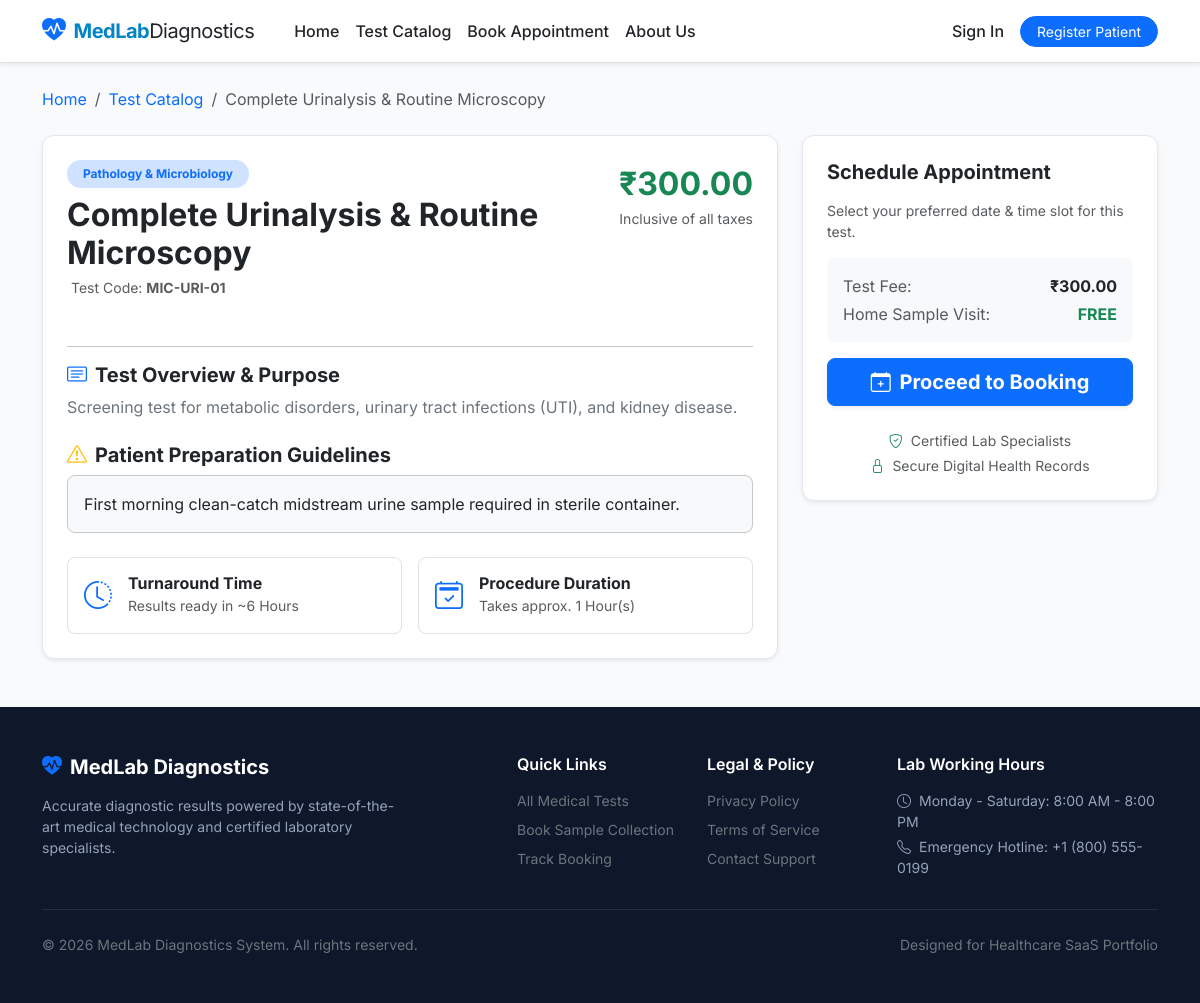
The app's page /test/14/ with its own data.
### booking/models.py (models this page shows, shortened)
class Test(models.Model):
    category = models.ForeignKey(
        Category,
        on_delete=models.SET_NULL,
        null=True,
        blank=True,
        related_name='tests',
        help_text='Category of the test'
    )
    test_name = models.CharField(
        max_length=100,
        unique=True,
        help_text='Name of the medical test'
    )
    code = models.CharField(
        max_length=20,
        unique=True,
        null=True,
        blank=True,
        help_text='Unique test code (e.g. CBC-01)'
    )
    description = models.TextField(help_text='Detailed description of the test and what it diagnoses')
    preparation_instructions = models.TextField(
        blank=True,
        default='No special fasting required unless instructed by your physician.',
        help_text='Patient preparation guidelines (e.g. Fasting 8-10 hours)'
    )
    price = models.DecimalField(
        max_digits=10,
        decimal_places=2,
        validators=[MinValueValidator(0.01)],
        help_text='Price of the test'
    )
    turnaround_time = models.CharField(
        max_length=50,
        default='24 Hours',
        help_text='Estimated time to deliver results (e.g. 12 Hours, 2 Days)'
    )
    duration_hours = models.IntegerField(
        default=1,
        validators=[MinValueValidator(1), MaxValueValidator(24)],
        help_text='Expected duration of the sample collection procedure in hours'
    )
    is_active = models.BooleanField(
        default=True,
        help_text='Whether this test is currently available for booking'
    )
    created_at = models.DateTimeField(auto_now_add=True)
    updated_at = models.DateTimeField(auto_now=True)
    class Meta:
        ordering = ['test_name']
        verbose_name = 'Medical Test'
        verbose_name_plural = 'Medical Tests'
        indexes = [
            models.Index(fields=['is_active', 'test_name']),
        ]

class Category(models.Model):
    name = models.CharField(max_length=100, unique=True, help_text='Name of the test category')
    slug = models.SlugField(max_length=100, unique=True, help_text='URL-friendly identifier')
    description = models.TextField(blank=True, help_text='Category description and scope')
    icon = models.CharField(
        max_length=50,
        default='bi-journal-medical',
        help_text='Bootstrap icon class name (e.g., bi-droplet-half)'
    )
    created_at = models.DateTimeField(auto_now_add=True)
    class Meta:
        ordering = ['name']
        verbose_name = 'Test Category'
        verbose_name_plural = 'Test Categories'

### booking/views.py (the view)
# urls.py: path('test/<int:test_id>/', views.test_detail, name='test_detail'),
def test_detail(request, test_id):
    test = get_object_or_404(Test, id=test_id, is_active=True)
    recent_bookings = Booking.objects.filter(
        test=test,
        booking_date__gte=date.today(),
        status__in=['pending', 'confirmed']
    ).order_by('booking_date', 'booking_time')[:5]
    context = {
        'test': test,
        'recent_bookings': recent_bookings,
        'page_title': f'{test.test_name} - Diagnostic Test Details',
    }
    return render(request, 'booking/test_detail.html', context)

### booking/templates/booking/test_detail.html (shortened to what this page needs)
{% extends "booking/base.html" %}
{% block content %}
<div class="container py-4">
    <nav aria-label="breadcrumb" class="mb-4">
        <ol class="breadcrumb">
            <li class="breadcrumb-item"><a href="{% url 'booking:home' %}" class="text-decoration-none">Home</a></li>
            <li class="breadcrumb-item"><a href="{% url 'booking:test_catalog' %}" class="text-decoration-none">Test Catalog</a></li>
            <li class="breadcrumb-item active" aria-current="page">{{ test.test_name }}</li>
        </ol>
    </nav>
    <div class="row g-4">
        <div class="col-lg-8">
            <div class="card card-custom p-4 shadow-sm mb-4">
                <div class="d-flex justify-content-between align-items-start mb-3">
                    <div>
                        <span class="badge bg-primary-subtle text-primary fw-bold px-3 py-2 rounded-pill mb-2">
                            {{ test.category.name|default:"Diagnostic Test" }}
                        </span>
                        <h2 class="fw-bold text-dark mb-1">{{ test.test_name }}</h2>
                        {% if test.code %}
                        <p class="text-muted small"> Test Code: <strong>{{ test.code }}</strong></p>
                        {% endif %}
                    </div>
                    <div class="text-end">
                        <span class="fs-2 fw-bold text-success">₹{{ test.price }}</span>
                        <p class="small text-muted mb-0">Inclusive of all taxes</p>
                    </div>
                </div>
                <hr class="my-3">
                <h5 class="fw-bold text-dark mb-2"><i class="bi bi-card-text me-2 text-primary"></i>Test Overview & Purpose</h5>
                <p class="text-secondary leading-relaxed mb-4">{{ test.description }}</p>
                <h5 class="fw-bold text-dark mb-2"><i class="bi bi-exclamation-triangle me-2 text-warning"></i>Patient Preparation Guidelines</h5>
                <div class="bg-light p-3 rounded-3 mb-4 border border-secondary-subtle">
                    <p class="text-dark mb-0">{{ test.preparation_instructions }}</p>
                </div>
                <div class="row g-3">
                    <div class="col-md-6">
                        <div class="p-3 border rounded-3 bg-white">
                            <div class="d-flex align-items-center gap-3">
                                <i class="bi bi-clock-history fs-3 text-primary"></i>
                                <div>
                                    <h6 class="fw-bold mb-0">Turnaround Time</h6>
                                    <small class="text-muted">Results ready in ~{{ test.turnaround_time }}</small>
                                </div>
                            </div>
                        </div>
                    </div>
                    <div class="col-md-6">
                        <div class="p-3 border rounded-3 bg-white">
                            <div class="d-flex align-items-center gap-3">
                                <i class="bi bi-calendar2-check fs-3 text-primary"></i>
                                <div>
                                    <h6 class="fw-bold mb-0">Procedure Duration</h6>
                                    <small class="text-muted">Takes approx. {{ test.duration_hours }} Hour(s)</small>
                                </div>
                            </div>
                        </div>
                    </div>
                </div>
            </div>
        </div>
        <div class="col-lg-4">
            <div class="card card-custom p-4 shadow-sm sticky-top" style="top: 90px;">
                <h5 class="fw-bold text-dark mb-3">Schedule Appointment</h5>
                <p class="small text-muted mb-3">Select your preferred date & time slot for this test.</p>
                <div class="bg-light p-3 rounded mb-3">
                    <div class="d-flex justify-content-between mb-1">
                        <span class="text-muted">Test Fee:</span>
                        <span class="fw-bold">₹{{ test.price }}</span>
                    </div>
                    <div class="d-flex justify-content-between">
                        <span class="text-muted">Home Sample Visit:</span>
                        <span class="text-success fw-bold">FREE</span>
                    </div>
                </div>
                <a href="{% url 'booking:book_specific_test' test.id %}" class="btn btn-primary btn-lg w-100 fw-bold shadow-sm mb-2">
                    <i class="bi bi-calendar-plus me-1"></i> Proceed to Booking
                </a>
                <div class="text-center mt-3">
                    <small class="text-muted d-block mb-1"><i class="bi bi-shield-check text-success me-1"></i> Certified Lab Specialists</small>
                    <small class="text-muted d-block"><i class="bi bi-lock text-success me-1"></i> Secure Digital Health Records</small>
                </div>
            </div>
        </div>
    </div>
</div>
{% endblock %}

### booking/templates/booking/base.html (style rules this page uses)
body { font-family: 'Inter', -apple-system, BlinkMacSystemFont, "Segoe UI", Roboto, sans-serif; background-color: #f8fafc; color: #1e293b; display: flex; flex-direction: column; min-height: 100vh; }
.card-custom { border: 1px solid #e2e8f0; border-radius: 0.75rem; transition: transform 0.2s ease, box-shadow 0.2s ease; }

### records on screen
Test: test_name "Complete Urinalysis & Routine Microscopy", category.name "Pathology & Microbiology", code "MIC-URI-01", price "300.00", description "Screening test for metabolic disorders, urinary tract infections (UTI), and kidney disease.", preparation_instructions "First morning clean-catch midstream urine sample required in sterile container.", turnaround_time "6 Hours", duration_hours "1"
